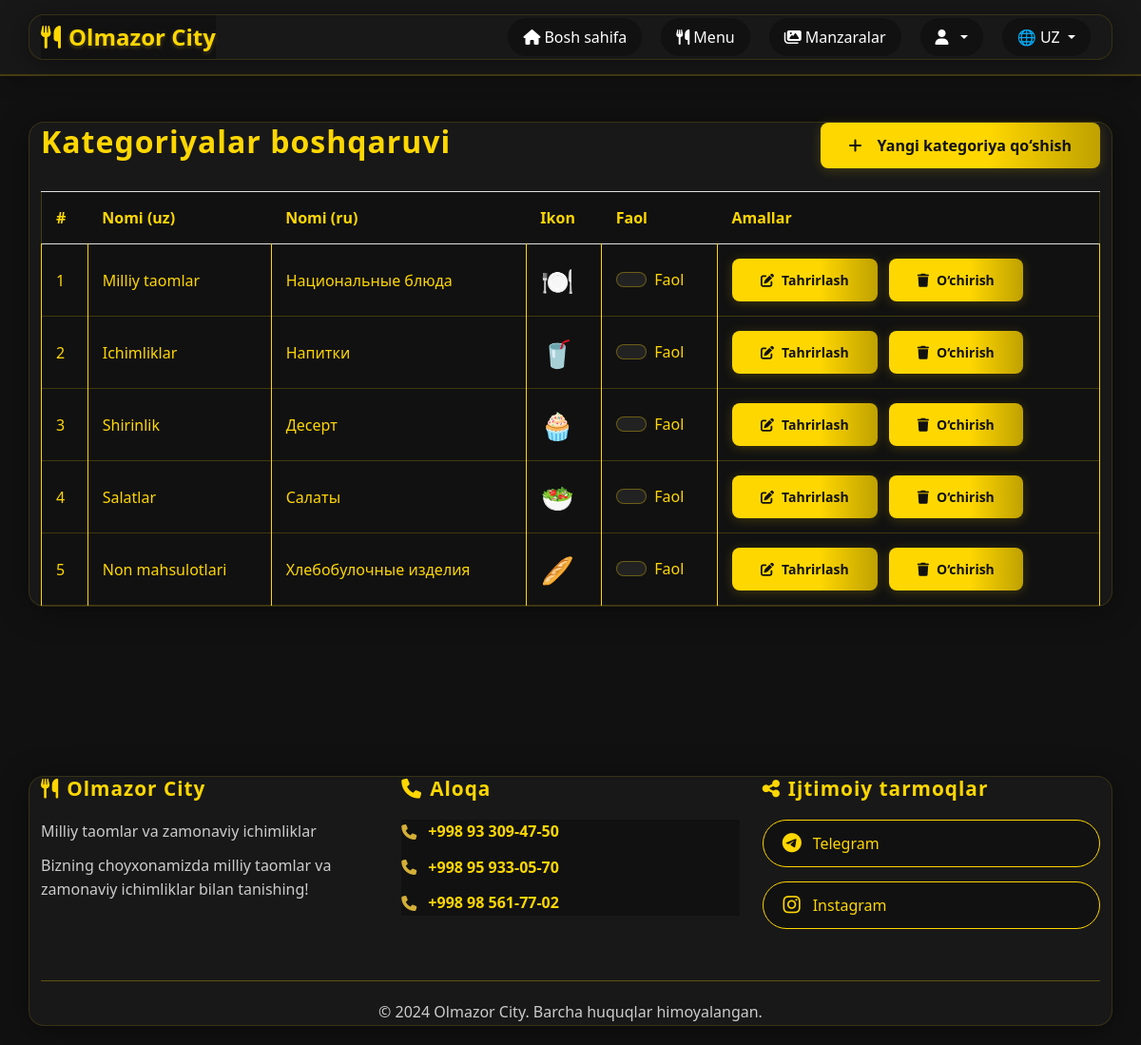
Page /admin/categories (signed in) on the committed database.
### app.py (models this page shows)
class Category(db.Model):
    id = db.Column(db.Integer, primary_key=True)
    name_uz = db.Column(db.String(100), nullable=False)
    name_ru = db.Column(db.String(100), nullable=False)
    icon = db.Column(db.String(50), default='🍽️')
    is_active = db.Column(db.Boolean, default=True)  # New field for active/inactive status
    created_at = db.Column(db.DateTime, default=datetime.utcnow)
    menu_items = db.relationship('MenuItem', backref='category', lazy=True)

### app.py (the view)
    def decorated_function(*args, **kwargs):
        if 'user_id' not in session:
            flash('Tizimga kirish kerak!', 'warning')
            return redirect(url_for('login'))
        user = db.session.get(User, session['user_id'])
        if not user or not user.is_admin:
            flash('Admin huquqlari kerak!', 'danger')
            return redirect(url_for('index'))
        return f(*args, **kwargs)

### app.py (called while the page is built)
def admin_required(f):
    def decorated_function(*args, **kwargs):
        if 'user_id' not in session:
            flash('Tizimga kirish kerak!', 'warning')
            return redirect(url_for('login'))
        user = db.session.get(User, session['user_id'])
        if not user or not user.is_admin:
            flash('Admin huquqlari kerak!', 'danger')
            return redirect(url_for('index'))
        return f(*args, **kwargs)
    decorated_function.__name__ = f.__name__
    return decorated_function

@app.route('/admin/categories')
@admin_required
def admin_categories():
    categories = Category.query.all()
    return render_template('admin/categories.html', categories=categories)

### templates/admin/categories.html (shortened to what this page needs)
{% extends "base.html" %}
{% block content %}
<section class="admin-categories-section py-5">
    <div class="container">
        <div class="d-flex justify-content-between align-items-center mb-4">
            <h2>Kategoriyalar boshqaruvi</h2>
            <a href="{{ url_for('admin_add_category') }}" class="btn btn-success">
                <i class="fas fa-plus me-2"></i>Yangi kategoriya qo‘shish
            </a>
        </div>
        <div class="table-responsive">
            <table class="table table-bordered table-hover align-middle">
                <thead class="table-light">
                    <tr>
                        <th>#</th>
                        <th>Nomi (uz)</th>
                        <th>Nomi (ru)</th>
                        <th>Ikon</th>
                        <th>Faol</th>
                        <th>Amallar</th>
                    </tr>
                </thead>
                <tbody>
                    {% for category in categories %}
                    <tr>
                        <td>{{ category.id }}</td>
                        <td>{{ category.name_uz }}</td>
                        <td>{{ category.name_ru }}</td>
                        <td><span class="fs-3">{{ category.icon }}</span></td>
                        <td>
                            <div class="form-check form-switch">
                                <input class="form-check-input" type="checkbox" id="catActiveSwitch{{ category.id }}" {% if category.is_active %}checked{% endif %} onchange="toggleCategoryActive({{ category.id }}, this.checked)">
                                <label class="form-check-label" for="catActiveSwitch{{ category.id }}">
                                    {% if category.is_active %}Faol{% else %}No faol{% endif %}
                                </label>
                            </div>
                        </td>
                        <td>
                            <a href="{{ url_for('admin_edit_category', id=category.id) }}" class="btn btn-warning btn-sm me-2">
                                <i class="fas fa-edit"></i> Tahrirlash
                            </a>
                            <a href="#" class="btn btn-danger btn-sm" onclick="confirmDeleteCategory({{ category.id }}, '{{ category.name_uz }}')">
                                <i class="fas fa-trash"></i> O‘chirish
                            </a>
                        </td>
                    </tr>
                    {% else %}
                    <tr><td colspan="6" class="text-center">Kategoriyalar yo‘q</td></tr>
                    {% endfor %}
                </tbody>
            </table>
        </div>
    </div>
</section>
{% endblock %}

### templates/base.html (style rules this page uses)
body { background: #111 !important; color: #FFD700 !important; font-family: 'Segoe UI', 'Arial', sans-serif; min-height: 100vh; }
.container, .card, .modal-content, .admin-panel { background: #181818 !important; color: #FFD700 !important; border-radius: 16px !important; box-shadow: 0 4px 32px #0006 !important; border: 1.5px solid #FFD70022 !important; }
h1, h2, h3, h4, h5, h6 { color: #FFD700 !important; letter-spacing: 1px; font-weight: 800; }
a, .btn-link { color: #FFD700 !important; text-decoration: underline; font-weight: 600; transition: color 0.2s; }
.btn, button, input[type="submit"] { background: linear-gradient(90deg, #FFD700 60%, #bfa100 100%) !important; color: #111 !important; border: none !important; border-radius: 8px !important; font-weight: 700; box-shadow: 0 2px 12px #FFD70033 !important; transition: background 0.2s, color 0.2s; }
.form-control, input, textarea, select { background: #222 !important; color: #FFD700 !important; border: 1.5px solid #FFD70055 !important; border-radius: 8px !important; box-shadow: none !important; }
.table { background: #181818 !important; color: #FFD700 !important; border-radius: 8px !important; border: 1.5px solid #FFD70033 !important; }
th, td { border-color: #FFD70033 !important; }

### rows in the picture
Category: id "1", name_uz "Milliy taomlar", name_ru "Национальные блюда", icon "🍽️", is_active "☑", shows "Faol"
Category: id "2", name_uz "Ichimliklar", name_ru "Напитки", icon "🥤", is_active "☑", shows "Faol"
Category: id "3", name_uz "Shirinlik", name_ru "Десерт", icon "🧁", is_active "☑", shows "Faol"
Category: id "4", name_uz "Salatlar", name_ru "Салаты", icon "🥗", is_active "☑", shows "Faol"
Category: id "5", name_uz "Non mahsulotlari", name_ru "Хлебобулочные изделия", icon "🥖", is_active "☑", shows "Faol"

### other values in the picture
{{ session.get('lang', 'uz').upper() }} "UZ"
